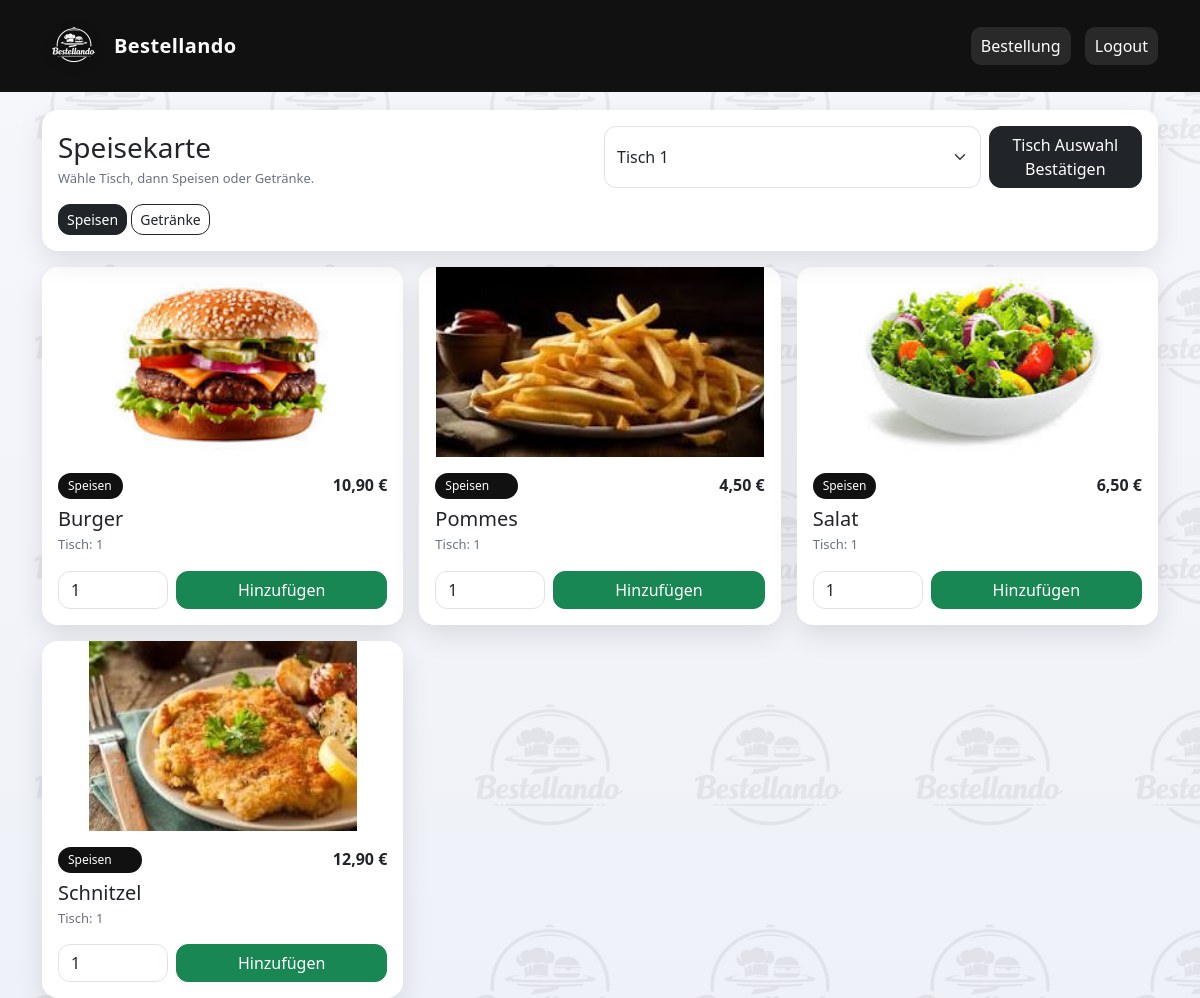
The page /pages/speisekarte.php (signed in) on the database its author committed.
### tables this page shows
CREATE TABLE `speisekarte` (
  `speiseid` int(11) NOT NULL,
  `speisename` varchar(100) NOT NULL,
  `preis` decimal(10,2) NOT NULL,
  `getraenk` tinyint(1) NOT NULL DEFAULT 0
);

CREATE TABLE `tisch` (
  `tischid` int(11) NOT NULL,
  `name` varchar(30) NOT NULL
);

### pages/speisekarte.php (the view, shortened to what this page needs)
<?php
include_once "../anmeldung/login.php";
function bild_von_speise($name){
    $slug = strtolower($name);
    $slug = str_replace(["ä","ö","ü","ß"], ["ae","oe","ue","ss"], $slug);
    $slug = preg_replace("/[^a-z0-9]+/","_", $slug);
    $slug = trim($slug, "_");
    $pfad = "../assets/img/".$slug.".jpg";
    if(file_exists($pfad)){
        return $pfad;
    }
    return "../assets/img/default.jpg";
}
$tischid = 0;
$typ = "speise";
$typ_text = "Speisen";
$sql = "SELECT * FROM tisch";
$cmd = $verbindung->prepare($sql);
$cmd->execute();
$tische = $cmd->fetchAll(PDO::FETCH_ASSOC);
if($tischid==0 && count($tische)>0){
    $tischid = (int)$tische[0]["tischid"];
}
$sql = "SELECT * FROM speisekarte ORDER BY speisename";
$cmd = $verbindung->prepare($sql);
$cmd->execute();
$menu = $cmd->fetchAll(PDO::FETCH_ASSOC);
$liste = [];
foreach($menu as $sp){
    $g = strtolower(trim((string)$sp["getraenk"]));
    $ist_getraenk = ($g=="ja" || $g=="getraenk" || $g=="getränk" || $sp["getraenk"]==1 || $sp["getraenk"]=="1");
    if($typ=="speise" && !$ist_getraenk) $liste[] = $sp;
}
?>
<!doctype html>
<html lang="de">
<head>
  <link href="https://cdn.jsdelivr.net/npm/bootstrap@5.3.2/dist/css/bootstrap.min.css" rel="stylesheet">
  <link href="../assets/css/style.css" rel="stylesheet">
</head>
<body>
<div class="topbar">
  <div class="container d-flex justify-content-between align-items-center">
   <div class="d-flex align-items-center gap-2">
  <img src="../assets/img/logo.png" class="logo-top" alt="Bestellando Logo">
  <div class="brand">Bestellando</div>
</div>
    <div class="navbtn">
      <a href="bestellung.php">Bestellung</a>
      <a href="../anmeldung/login.php?action=logout">Logout</a>
    </div>
  </div>
</div>
<div class="container">
  <div class="card cardx p-3 mb-3">
    <div class="row g-2 align-items-end">
      <div class="col-md-6">
        <h3 class="mb-1">Speisekarte</h3>
        <div class="smallmuted">Wähle Tisch, dann Speisen oder Getränke.</div>
      </div>
      <div class="col-md-6">
        <form method="get" class="d-flex gap-2">
          <select name="tischid" class="form-select">
            <?php foreach($tische as $t){ ?>
              <option value="<?php echo $t["tischid"]; ?>" <?php if($t["tischid"]==$tischid){echo "selected";} ?>>
                <?php echo $t["name"]; ?>
              </option>
            <?php } ?>
          </select>
          <button class="btn btn-dark">Tisch Auswahl Bestätigen</button>
        </form>
      </div>
    </div>
    <div class="mt-3">
      <a class="btn btn-sm <?php echo ($typ=="speise")?"btn-dark":"btn-outline-dark"; ?>"
         href="speisekarte.php?typ=speise&tischid=<?php echo $tischid; ?>">Speisen</a>
      <a class="btn btn-sm <?php echo ($typ=="getraenk")?"btn-dark":"btn-outline-dark"; ?>"
         href="speisekarte.php?typ=getraenk&tischid=<?php echo $tischid; ?>">Getränke</a>
    </div>
  </div>
  <div class="row g-3">
    <?php foreach($liste as $sp){
        $bild = bild_von_speise($sp["speisename"]);
    ?>
      <div class="col-12 col-sm-6 col-lg-4">
        <div class="food-card">
          <img class="food-img" src="<?php echo $bild; ?>" alt="bild">
          <div class="p-3">
            <div class="d-flex justify-content-between align-items-start">
              <div>
                <div class="badge2"><?php echo $typ_text; ?></div>
                <h5 class="mt-2 mb-1"><?php echo $sp["speisename"]; ?></h5>
                <div class="smallmuted">Tisch: <?php echo $tischid; ?></div>
              </div>
              <div class="price"><?php echo number_format((float)$sp["preis"],2,",","."); ?> €</div>
            </div>
            <form method="post" class="mt-3 d-flex gap-2">
              <input type="number" name="menge" value="1" min="1" class="form-control" style="max-width:110px;">
              <button class="btn btn-success w-100">Hinzufügen</button>
            </form>
          </div>
        </div>
      </div>
    <?php } ?>
  </div>
</div>
</body>
</html>

### assets/css/style.css (style rules this page uses)
:root { --bg1:#f6f7fb; --bg2:#eef1f7; --dark:#111; --muted:#6b7280; --card:#ffffff; --shadow:0 10px 28px rgba(10,14,22,.10); --shadow2:0 14px 34px rgba(10,14,22,.14); --radius:16px; }
body { background: linear-gradient(180deg, var(--bg1) 0%, var(--bg2) 100%); }
.topbar { background: var(--dark); color:#fff; padding: 14px 0; margin-bottom: 18px; }
.brand { font-weight: 800; letter-spacing: .4px; font-size: 20px; }
.navbtn a { text-decoration: none; color:#fff; margin-left: 10px; padding: 7px 10px; border-radius: 10px; background: rgba(255,255,255,.10); display:inline-block; }
.cardx { border:0; border-radius: var(--radius); box-shadow: var(--shadow); background: var(--card); }
.smallmuted { color: var(--muted); font-size: 13px; }
.food-card { border-radius: var(--radius); overflow: hidden; border: 0; box-shadow: var(--shadow); background: var(--card); transition: transform .12s ease, box-shadow .12s ease; }
.food-img { width: 100%; height: 190px; object-fit: contain; object-position: center; display:block; background:#fff; }
.badge2 { background: var(--dark); color:#fff; border-radius: 999px; padding: 4px 10px; font-size: 12px; }
.price { font-weight: 800; font-size: 16px; }
.btn { border-radius: 12px; }
.form-control, .form-select { border-radius: 12px; }
body::before { content:""; position: fixed; inset: 0; background-image: url("../img/logo.png"); background-repeat: repeat; background-size: 220px auto; opacity: 0.06; filter: invert(1) brightness(.18); pointer-events: none; z-index: 0; }
.container { position: relative; z-index: 1; }
.topbar { position: relative; z-index: 2; }
.logo-top { height: 64px; width: auto; display:block; filter: drop-shadow(0 2px 6px rgba(0,0,0,.35)); }

### rows shown on the page
speisekarte: shows a picture, speisename "Burger", preis "10,90"
tisch: tischid "1"
speisekarte: shows a picture, speisename "Pommes", preis "4,50"
speisekarte: shows a picture, speisename "Salat", preis "6,50"
speisekarte: shows a picture, speisename "Schnitzel", preis "12,90"

### other values the page prints
form field tischid "Tisch 1"
